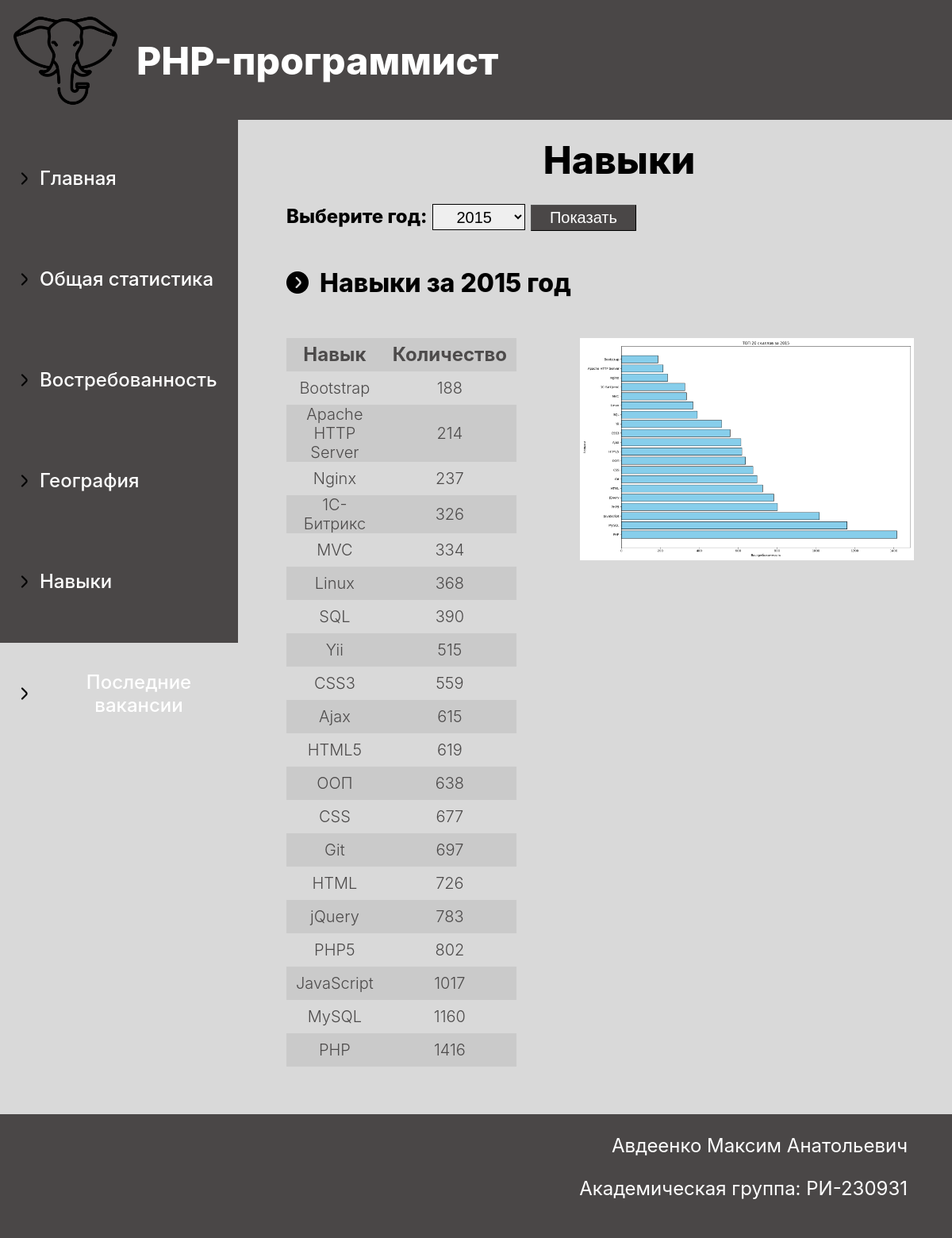
Screenshot of /skills/ with the database file from the repository.
### app/models.py (models this page shows, shortened)
class Job_Skills(models.Model):
    count = models.IntegerField()
    key_skill = models.CharField(max_length=100)
    published_at = models.CharField(max_length=4)
    class Meta:
        db_table = 'skills'
        verbose_name = "Навык"
        verbose_name_plural = "Скиллы"

class Photo(models.Model):
    image = models.ImageField(upload_to='')
    title = models.CharField(max_length=200)
    class Meta:
        db_table = 'photos'
        verbose_name = 'Фотография'
        verbose_name_plural = 'Фотографии'

### app/views.py (the view)
# urls.py: path('skills/', views.skills_page, name='skills'),
def skills_page(request):
    selected_year = request.GET.get('published_at', 2015)
    skills = Job_Skills.objects.filter(published_at=selected_year).order_by('count')
    skills = [{'key_skill': record.key_skill,'published_at': int((float(record.published_at))), 'count': record.count} for record in skills]
    all_years = list(Job_Skills.objects.order_by('published_at').values_list('published_at', flat=True).distinct())
    photo = Photo.objects.filter(title=str(selected_year))
    return render(request, 'skills.html',{'skills': skills, 'selected_year': selected_year, 'all_years': all_years, 'photo': photo} )

### templates/skills.html (shortened to what this page needs)
{% load static %}
<!DOCTYPE html>
<html lang="ru">
<head>
    <link rel="stylesheet" href="{% static 'css/styles.css' %}?v={% now 'U' %}">
</head>
<body>
    <header>
        <img class='logo' src="{% static 'img/logo.png' %}" alt="photo" >
        <h1>PHP-программист</h1>
    </header>
    <nav>
        <a class="navigation" href="{% url 'index' %}">
            <div class="arrow_text">
                <img class='arrow' src="{% static 'img/arrow.png' %}" alt="стрелка">
                <p>Главная</p>
            </div>
        </a>
        <a class="navigation" href="{% url 'stats' %}">
            <div class="arrow_text">
                <img class='arrow' src="{% static 'img/arrow.png' %}" alt="стрелка">
                <p>Общая статистика</p>
            </div>
        </a>
        <a class="navigation" href="{% url 'relevance' %}">
            <div class="arrow_text">
                <img class='arrow' src="{% static 'img/arrow.png' %}" alt="стрелка">
                <p>Востребованность</p>
            </div>
        </a>
        <a class="navigation" href="{% url 'geography' %}">
            <div class="arrow_text">
                <img class='arrow' src="{% static 'img/arrow.png' %}" alt="стрелка">
                <p>География</p>
            </div>
        </a>
        <a class="navigation" href="{% url 'skills' %}">
            <div class="arrow_text">
                <img class='arrow' src="{% static 'img/arrow.png' %}" alt="стрелка">
                <p>Навыки</p>
            </div>
        </a>
        <a class="navigation" href="{% url 'last_vacancies' %}">
            <div class="arrow_text">
                <img class='arrow' src="{% static 'img/arrow.png' %}" alt="стрелка">
                <p>Последние вакансии</p>
            </div>
        </a>
    </nav>
    <div class="content">
        <h2 class="heading">Навыки</h2>
        <form method="get">
            <label for="year_select">Выберите год:</label>
            <select name="published_at" id="year_select">
                {% for year in all_years %}
                <option value="{{ year }}"
                        >
                   {{ year }}
                </option>
               {% endfor %}
            </select>
            <button type="submit">Показать</button>
        </form>
        <div class="substats">
            <h2>Навыки за {{ selected_year }} год</h2>
            <div class="flex-container">
                <div>
                     <table>
                        <thead>
                            <tr>
                                <th>Навык</th>
                                <th>Количество</th>
                            </tr>
                        </thead>
                        <tbody>
                            {% for skill in skills %}
                                <tr>
                                    <td>{{ skill.key_skill }}</td>
                                    <td>{{ skill.count }}</td>
                                </tr>
                            {% endfor %}
                        </tbody>
                    </table>
                </div>
                <div class="photo">
                    <img class='photo_stats' src="{{ photo.0.image.url }}" alt="{{ photo.0.title }}">
                </div>
            </div>
        </div>
    </div>
    <footer>
        <p>Авдеенко Максим Анатольевич</p>
        <p>Академическая группа: РИ-230931</p>
    </footer>
</body>
</html>

### static/css/styles.css (style rules this page uses)
body { background-color: rgba(217, 217, 217, 1); margin: 0; padding: 0; font-family: Inter; font-size: 24px; }
header { top: 0; display:flex; position: fixed; width: 100%; background-color: rgba(74, 71, 71, 1); align-items: center; padding: 11px 0px 9px 17px; }
h1 { font-size: 48px; font-weight: 800; color: rgba(255, 255, 255, 1); }
.logo { width: 131px; height: 131px; margin-right:24px; }
nav { width:300px; position: fixed; top: 151px; background-color: rgba(74, 71, 71, 1); height: calc(100vh - 151px); padding-top: 10px; }
.navigation { display: block; color: white; padding: 25px 0px 25px 17px; text-decoration: none; text-align: center; transition: background-color 0.3s ease; }
.arrow_text { display:flex; align-items: center; font-size: 24px; font-weight: 500; }
.arrow { width: auto; height: auto; margin-right: 7px; }
.content { margin-top: 151px; margin-left: 300px; padding-left: 61px; padding-top: 21px; }
.flex-container { display: flex; width: 100%; }
.substats { margin-bottom: 60px; }
.heading { font-size: 48px; font-weight: 800; text-align:center; margin:0; margin-bottom: 26px; }
.substats h2 { background: url('../img/text.png') left no-repeat transparent; padding-left: 42px; margin:0; margin-bottom: 50px; font-size: 32px; font-weight: 800; }
table { width: 267px; border-collapse: collapse; }
table th, table td { padding: 0px 12px; text-align: center; height: 42px; }
table th { background-color: rgba(202, 202, 202, 1); font-weight: bold; color: rgba(77, 75, 75, 1); font-size: 24px; }
table td { font-size: 20px; font-weight: 300; color: rgba(77, 75, 75, 1); }
table tr:nth-child(even) { background-color: rgba(202, 202, 202, 1); }
.photo { margin-left:80px; padding-right: 48px; }
.photo_stats { width: 100%; max-height: 100%; object-fit: contain; }
form { margin-bottom: 46px; }
label { font-size: 24px; font-weight: 800; }
select { width:117px; height:33px; border: 1px solid rgba(0, 0, 0, 1); font-size: 20px; font-weight: 200; text-align: center; }
button { border-width: 1px; width:133px; height:33px; background-color: rgba(74, 71, 71, 1); color: rgba(255, 255, 255, 1); font-size: 20px; font-weight: 200; }
footer { text-align:right; padding:25px 56px 23px 0px; background-color: rgba(74, 71, 71, 1); color:rgba(255, 255, 255, 1); }
footer p { margin-top:0px; margin-bottom: 25px; }

### rows the page displays
Job_Skills: key_skill "Bootstrap"
Job_Skills: key_skill "Apache HTTP Server"
Job_Skills: key_skill "Nginx"
Job_Skills: key_skill "1С-Битрикс"
Job_Skills: key_skill "MVC"
Job_Skills: key_skill "Linux"
Job_Skills: key_skill "SQL"
Job_Skills: key_skill "Yii"
Job_Skills: key_skill "CSS3"
Job_Skills: key_skill "Ajax"
Job_Skills: key_skill "HTML5"
Job_Skills: key_skill "ООП"
Job_Skills: key_skill "CSS"
Job_Skills: key_skill "Git"
Job_Skills: key_skill "HTML"
Job_Skills: key_skill "jQuery"
Job_Skills: key_skill "PHP5"
Job_Skills: key_skill "JavaScript"
Job_Skills: key_skill "MySQL"
Job_Skills: key_skill "PHP"
Photo: image+title (picture)

### other values shown
{{ selected_year }} "2015"
{{ skill.count }} "188" "214" "237" "326" "334" "368" "390" "515" "559" "615" "619" "638" "677" "697" "726" "783" "802" "1017" "1160" "1416"
form field published_at "2015"
